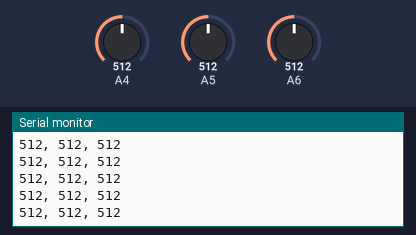
The sketch below on a simulated Arduino Uno, built with avr-gcc and run on an emulated ATmega328P. Parts: the last lines printed to the serial monitor. The inputs (shaded band) are chosen by the test bench; at power-on: A6 = 512, A4 = 512, A5 = 512.

Above: at 1.2 s.
1.3 s: A6 set to 107
At 2.4 s:
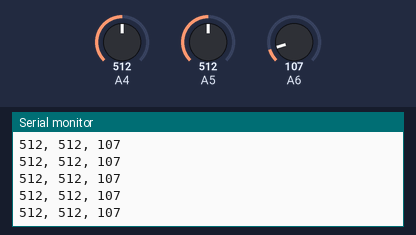
2.8 s: A6 set to 95
At 3.4 s:
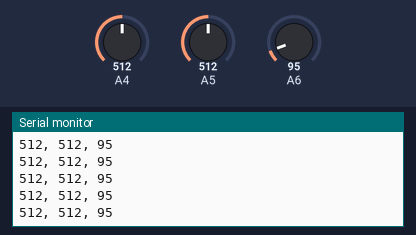
Timing chart, 0 to 5.8 s (numbered marks = the images above; inputs shaded):
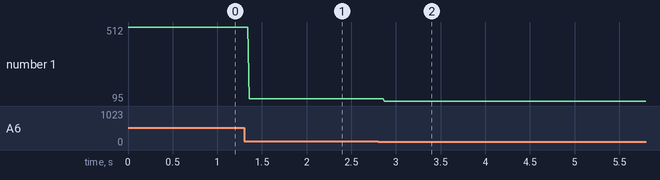

Measured:
- after the input at 1.3 s, the serial monitor: prints a new line after 0.06 s (image 1)
- after the input at 2.8 s, the serial monitor: prints a new line after 0.07 s (image 2)
- plotted number 1: 512 → 107 after the input at 1.3 s, 107 → 95 after the input at 2.8 s

The sketch:

analog-read-test.ino
```cpp
// the setup routine runs once when you press reset:
void setup() {
  // initialize serial communication at 9600 bits per second:
  Serial.begin(9600);
}

// the loop routine runs over and over again forever:
void loop() {
  // read the input on analog pin 5:
  Serial.print(analogRead(4));
  Serial.print(", ");
  Serial.print(analogRead(5));
  Serial.print(", ");
  Serial.println(analogRead(6));
  delay(10);
}
```
